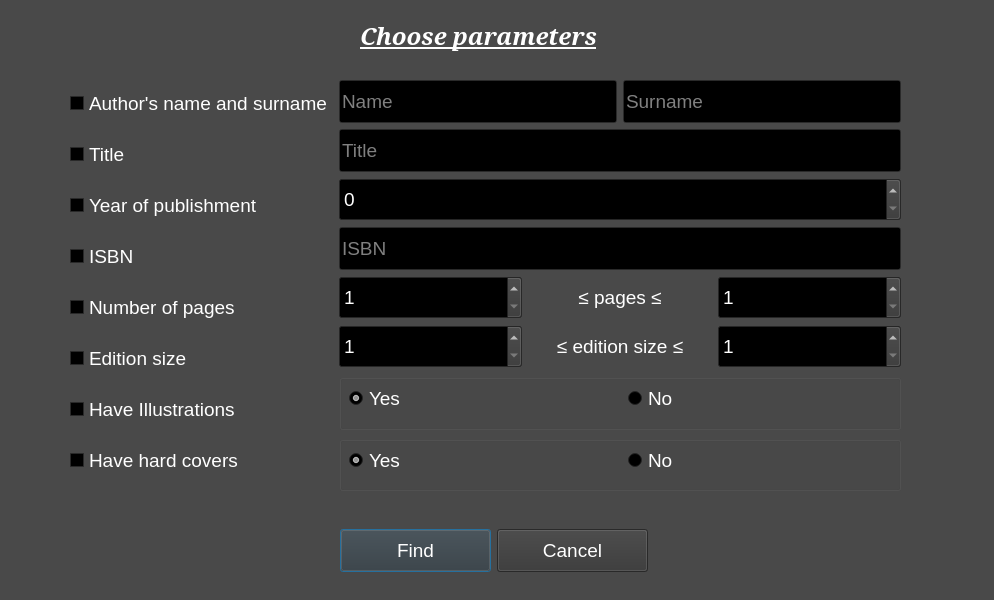
<?xml version="1.0" encoding="UTF-8"?>
<ui version="4.0">
 <class>FindBooksDialog</class>
 <widget class="QDialog" name="FindBooksDialog">
  <property name="geometry">
   <rect>
    <x>0</x>
    <y>0</y>
    <width>994</width>
    <height>600</height>
   </rect>
  </property>
  <property name="palette">
   <palette>
    <active>
     <colorrole role="WindowText">
      <brush brushstyle="SolidPattern">
       <color alpha="255">
        <red>255</red>
        <green>255</green>
        <blue>255</blue>
       </color>
      </brush>
     </colorrole>
     <colorrole role="Button">
      <brush brushstyle="SolidPattern">
       <color alpha="231">
        <red>54</red>
        <green>54</green>
        <blue>54</blue>
       </color>
      </brush>
     </colorrole>
     <colorrole role="Light">
      <brush brushstyle="SolidPattern">
       <color alpha="231">
        <red>82</red>
        <green>82</green>
        <blue>82</blue>
       </color>
      </brush>
     </colorrole>
     <colorrole role="Midlight">
      <brush brushstyle="SolidPattern">
       <color alpha="231">
        <red>68</red>
        <green>68</green>
        <blue>68</blue>
       </color>
      </brush>
     </colorrole>
     <colorrole role="Dark">
      <brush brushstyle="SolidPattern">
       <color alpha="231">
        <red>27</red>
        <green>27</green>
        <blue>27</blue>
       </color>
      </brush>
     </colorrole>
     <colorrole role="Mid">
      <brush brushstyle="SolidPattern">
       <color alpha="231">
        <red>36</red>
        <green>36</green>
        <blue>36</blue>
       </color>
      </brush>
     </colorrole>
     <colorrole role="Text">
      <brush brushstyle="SolidPattern">
       <color alpha="255">
        <red>255</red>
        <green>255</green>
        <blue>255</blue>
       </color>
      </brush>
     </colorrole>
     <colorrole role="BrightText">
      <brush brushstyle="SolidPattern">
       <color alpha="255">
        <red>255</red>
        <green>255</green>
        <blue>255</blue>
       </color>
      </brush>
     </colorrole>
     <colorrole role="ButtonText">
      <brush brushstyle="SolidPattern">
       <color alpha="255">
        <red>255</red>
        <green>255</green>
        <blue>255</blue>
       </color>
      </brush>
     </colorrole>
     <colorrole role="Base">
      <brush brushstyle="SolidPattern">
       <color alpha="255">
        <red>0</red>
        <green>0</green>
        <blue>0</blue>
       </color>
      </brush>
     </colorrole>
     <colorrole role="Window">
      <brush brushstyle="SolidPattern">
       <color alpha="231">
        <red>54</red>
        <green>54</green>
        <blue>54</blue>
       </color>
      </brush>
     </colorrole>
     <colorrole role="Shadow">
      <brush brushstyle="SolidPattern">
       <color alpha="255">
        <red>0</red>
        <green>0</green>
        <blue>0</blue>
       </color>
      </brush>
     </colorrole>
     <colorrole role="AlternateBase">
      <brush brushstyle="SolidPattern">
       <color alpha="243">
        <red>27</red>
        <green>27</green>
        <blue>27</blue>
       </color>
      </brush>
     </colorrole>
     <colorrole role="ToolTipBase">
      <brush brushstyle="SolidPattern">
       <color alpha="255">
        <red>255</red>
        <green>255</green>
        <blue>220</blue>
       </color>
      </brush>
     </colorrole>
     <colorrole role="ToolTipText">
      <brush brushstyle="SolidPattern">
       <color alpha="255">
        <red>0</red>
        <green>0</green>
        <blue>0</blue>
       </color>
      </brush>
     </colorrole>
     <colorrole role="PlaceholderText">
      <brush brushstyle="SolidPattern">
       <color alpha="128">
        <red>255</red>
        <green>255</green>
        <blue>255</blue>
       </color>
      </brush>
     </colorrole>
    </active>
    <inactive>
     <colorrole role="WindowText">
      <brush brushstyle="SolidPattern">
       <color alpha="255">
        <red>255</red>
        <green>255</green>
        <blue>255</blue>
       </color>
      </brush>
     </colorrole>
     <colorrole role="Button">
      <brush brushstyle="SolidPattern">
       <color alpha="231">
        <red>54</red>
        <green>54</green>
        <blue>54</blue>
       </color>
      </brush>
     </colorrole>
     <colorrole role="Light">
      <brush brushstyle="SolidPattern">
       <color alpha="231">
        <red>82</red>
        <green>82</green>
        <blue>82</blue>
       </color>
      </brush>
     </colorrole>
     <colorrole role="Midlight">
      <brush brushstyle="SolidPattern">
       <color alpha="231">
        <red>68</red>
        <green>68</green>
        <blue>68</blue>
       </color>
      </brush>
     </colorrole>
     <colorrole role="Dark">
      <brush brushstyle="SolidPattern">
       <color alpha="231">
        <red>27</red>
        <green>27</green>
        <blue>27</blue>
       </color>
      </brush>
     </colorrole>
     <colorrole role="Mid">
      <brush brushstyle="SolidPattern">
       <color alpha="231">
        <red>36</red>
        <green>36</green>
        <blue>36</blue>
       </color>
      </brush>
     </colorrole>
     <colorrole role="Text">
      <brush brushstyle="SolidPattern">
       <color alpha="255">
        <red>255</red>
        <green>255</green>
        <blue>255</blue>
       </color>
      </brush>
     </colorrole>
     <colorrole role="BrightText">
      <brush brushstyle="SolidPattern">
       <color alpha="255">
        <red>255</red>
        <green>255</green>
        <blue>255</blue>
       </color>
      </brush>
     </colorrole>
     <colorrole role="ButtonText">
      <brush brushstyle="SolidPattern">
       <color alpha="255">
        <red>255</red>
        <green>255</green>
        <blue>255</blue>
       </color>
      </brush>
     </colorrole>
     <colorrole role="Base">
      <brush brushstyle="SolidPattern">
       <color alpha="255">
        <red>0</red>
        <green>0</green>
        <blue>0</blue>
       </color>
      </brush>
     </colorrole>
     <colorrole role="Window">
      <brush brushstyle="SolidPattern">
       <color alpha="231">
        <red>54</red>
        <green>54</green>
        <blue>54</blue>
       </color>
      </brush>
     </colorrole>
     <colorrole role="Shadow">
      <brush brushstyle="SolidPattern">
       <color alpha="255">
        <red>0</red>
        <green>0</green>
        <blue>0</blue>
       </color>
      </brush>
     </colorrole>
     <colorrole role="AlternateBase">
      <brush brushstyle="SolidPattern">
       <color alpha="243">
        <red>27</red>
        <green>27</green>
        <blue>27</blue>
       </color>
      </brush>
     </colorrole>
     <colorrole role="ToolTipBase">
      <brush brushstyle="SolidPattern">
       <color alpha="255">
        <red>255</red>
        <green>255</green>
        <blue>220</blue>
       </color>
      </brush>
     </colorrole>
     <colorrole role="ToolTipText">
      <brush brushstyle="SolidPattern">
       <color alpha="255">
        <red>0</red>
        <green>0</green>
        <blue>0</blue>
       </color>
      </brush>
     </colorrole>
     <colorrole role="PlaceholderText">
      <brush brushstyle="SolidPattern">
       <color alpha="128">
        <red>255</red>
        <green>255</green>
        <blue>255</blue>
       </color>
      </brush>
     </colorrole>
    </inactive>
    <disabled>
     <colorrole role="WindowText">
      <brush brushstyle="SolidPattern">
       <color alpha="231">
        <red>27</red>
        <green>27</green>
        <blue>27</blue>
       </color>
      </brush>
     </colorrole>
     <colorrole role="Button">
      <brush brushstyle="SolidPattern">
       <color alpha="231">
        <red>54</red>
        <green>54</green>
        <blue>54</blue>
       </color>
      </brush>
     </colorrole>
     <colorrole role="Light">
      <brush brushstyle="SolidPattern">
       <color alpha="231">
        <red>82</red>
        <green>82</green>
        <blue>82</blue>
       </color>
      </brush>
     </colorrole>
     <colorrole role="Midlight">
      <brush brushstyle="SolidPattern">
       <color alpha="231">
        <red>68</red>
        <green>68</green>
        <blue>68</blue>
       </color>
      </brush>
     </colorrole>
     <colorrole role="Dark">
      <brush brushstyle="SolidPattern">
       <color alpha="231">
        <red>27</red>
        <green>27</green>
        <blue>27</blue>
       </color>
      </brush>
     </colorrole>
     <colorrole role="Mid">
      <brush brushstyle="SolidPattern">
       <color alpha="231">
        <red>36</red>
        <green>36</green>
        <blue>36</blue>
       </color>
      </brush>
     </colorrole>
     <colorrole role="Text">
      <brush brushstyle="SolidPattern">
       <color alpha="231">
        <red>27</red>
        <green>27</green>
        <blue>27</blue>
       </color>
      </brush>
     </colorrole>
     <colorrole role="BrightText">
      <brush brushstyle="SolidPattern">
       <color alpha="255">
        <red>255</red>
        <green>255</green>
        <blue>255</blue>
       </color>
      </brush>
     </colorrole>
     <colorrole role="ButtonText">
      <brush brushstyle="SolidPattern">
       <color alpha="231">
        <red>27</red>
        <green>27</green>
        <blue>27</blue>
       </color>
      </brush>
     </colorrole>
     <colorrole role="Base">
      <brush brushstyle="SolidPattern">
       <color alpha="231">
        <red>54</red>
        <green>54</green>
        <blue>54</blue>
       </color>
      </brush>
     </colorrole>
     <colorrole role="Window">
      <brush brushstyle="SolidPattern">
       <color alpha="231">
        <red>54</red>
        <green>54</green>
        <blue>54</blue>
       </color>
      </brush>
     </colorrole>
     <colorrole role="Shadow">
      <brush brushstyle="SolidPattern">
       <color alpha="255">
        <red>0</red>
        <green>0</green>
        <blue>0</blue>
       </color>
      </brush>
     </colorrole>
     <colorrole role="AlternateBase">
      <brush brushstyle="SolidPattern">
       <color alpha="231">
        <red>54</red>
        <green>54</green>
        <blue>54</blue>
       </color>
      </brush>
     </colorrole>
     <colorrole role="ToolTipBase">
      <brush brushstyle="SolidPattern">
       <color alpha="255">
        <red>255</red>
        <green>255</green>
        <blue>220</blue>
       </color>
      </brush>
     </colorrole>
     <colorrole role="ToolTipText">
      <brush brushstyle="SolidPattern">
       <color alpha="255">
        <red>0</red>
        <green>0</green>
        <blue>0</blue>
       </color>
      </brush>
     </colorrole>
     <colorrole role="PlaceholderText">
      <brush brushstyle="SolidPattern">
       <color alpha="128">
        <red>255</red>
        <green>255</green>
        <blue>255</blue>
       </color>
      </brush>
     </colorrole>
    </disabled>
   </palette>
  </property>
  <property name="windowTitle">
   <string>Dialog</string>
  </property>
  <property name="whatsThis">
   <string/>
  </property>
  <widget class="QLabel" name="pageTitle_label">
   <property name="geometry">
    <rect>
     <x>360</x>
     <y>20</y>
     <width>271</width>
     <height>31</height>
    </rect>
   </property>
   <property name="font">
    <font>
     <family>Serif</family>
     <pointsize>18</pointsize>
     <weight>75</weight>
     <italic>true</italic>
     <bold>true</bold>
     <underline>true</underline>
    </font>
   </property>
   <property name="text">
    <string>Choose parameters</string>
   </property>
  </widget>
  <widget class="QWidget" name="layoutWidget">
   <property name="geometry">
    <rect>
     <x>70</x>
     <y>80</y>
     <width>831</width>
     <height>411</height>
    </rect>
   </property>
   <layout class="QHBoxLayout" name="horizontalLayout_6">
    <item>
     <layout class="QVBoxLayout" name="verticalLayout">
      <item>
       <widget class="QCheckBox" name="author_checkBox">
        <property name="sizePolicy">
         <sizepolicy hsizetype="Minimum" vsizetype="Fixed">
          <horstretch>0</horstretch>
          <verstretch>0</verstretch>
         </sizepolicy>
        </property>
        <property name="minimumSize">
         <size>
          <width>0</width>
          <height>43</height>
         </size>
        </property>
        <property name="font">
         <font>
          <pointsize>14</pointsize>
         </font>
        </property>
        <property name="text">
         <string>Author's name and surname</string>
        </property>
       </widget>
      </item>
      <item>
       <widget class="QCheckBox" name="title_checkBox">
        <property name="minimumSize">
         <size>
          <width>0</width>
          <height>43</height>
         </size>
        </property>
        <property name="font">
         <font>
          <pointsize>14</pointsize>
         </font>
        </property>
        <property name="text">
         <string>Title</string>
        </property>
       </widget>
      </item>
      <item>
       <widget class="QCheckBox" name="year_checkBox">
        <property name="minimumSize">
         <size>
          <width>0</width>
          <height>43</height>
         </size>
        </property>
        <property name="font">
         <font>
          <pointsize>14</pointsize>
         </font>
        </property>
        <property name="text">
         <string>Year of publishment</string>
        </property>
       </widget>
      </item>
      <item>
       <widget class="QCheckBox" name="isbn_checkBox">
        <property name="minimumSize">
         <size>
          <width>0</width>
          <height>43</height>
         </size>
        </property>
        <property name="font">
         <font>
          <pointsize>14</pointsize>
         </font>
        </property>
        <property name="text">
         <string>ISBN</string>
        </property>
       </widget>
      </item>
      <item>
       <widget class="QCheckBox" name="pages_checkBox">
        <property name="minimumSize">
         <size>
          <width>0</width>
          <height>43</height>
         </size>
        </property>
        <property name="font">
         <font>
          <pointsize>14</pointsize>
         </font>
        </property>
        <property name="text">
         <string>Number of pages</string>
        </property>
       </widget>
      </item>
      <item>
       <widget class="QCheckBox" name="edition_size_checkBox">
        <property name="minimumSize">
         <size>
          <width>0</width>
          <height>43</height>
         </size>
        </property>
        <property name="font">
         <font>
          <pointsize>14</pointsize>
         </font>
        </property>
        <property name="text">
         <string>Edition size</string>
        </property>
       </widget>
      </item>
      <item>
       <widget class="QCheckBox" name="illustrations_checkBox">
        <property name="minimumSize">
         <size>
          <width>0</width>
          <height>43</height>
         </size>
        </property>
        <property name="font">
         <font>
          <pointsize>14</pointsize>
         </font>
        </property>
        <property name="text">
         <string>Have Illustrations</string>
        </property>
       </widget>
      </item>
      <item>
       <widget class="QCheckBox" name="hard_covers_checkBox">
        <property name="minimumSize">
         <size>
          <width>0</width>
          <height>43</height>
         </size>
        </property>
        <property name="font">
         <font>
          <pointsize>14</pointsize>
         </font>
        </property>
        <property name="text">
         <string>Have hard covers</string>
        </property>
       </widget>
      </item>
     </layout>
    </item>
    <item>
     <layout class="QVBoxLayout" name="verticalLayout_2">
      <item>
       <layout class="QHBoxLayout" name="horizontalLayout">
        <item>
         <widget class="QLineEdit" name="author_name_lineEdit">
          <property name="minimumSize">
           <size>
            <width>0</width>
            <height>43</height>
           </size>
          </property>
          <property name="font">
           <font>
            <pointsize>14</pointsize>
           </font>
          </property>
          <property name="placeholderText">
           <string>Name</string>
          </property>
         </widget>
        </item>
        <item>
         <widget class="QLineEdit" name="author_surname_lineEdit">
          <property name="minimumSize">
           <size>
            <width>0</width>
            <height>43</height>
           </size>
          </property>
          <property name="font">
           <font>
            <pointsize>14</pointsize>
           </font>
          </property>
          <property name="placeholderText">
           <string>Surname</string>
          </property>
         </widget>
        </item>
       </layout>
      </item>
      <item>
       <widget class="QLineEdit" name="title_lineEdit">
        <property name="minimumSize">
         <size>
          <width>0</width>
          <height>43</height>
         </size>
        </property>
        <property name="font">
         <font>
          <pointsize>14</pointsize>
         </font>
        </property>
        <property name="placeholderText">
         <string>Title</string>
        </property>
       </widget>
      </item>
      <item>
       <widget class="QSpinBox" name="year_spinBox">
        <property name="minimumSize">
         <size>
          <width>0</width>
          <height>43</height>
         </size>
        </property>
        <property name="font">
         <font>
          <pointsize>14</pointsize>
         </font>
        </property>
        <property name="toolTip">
         <string>Year of publishment</string>
        </property>
        <property name="maximum">
         <number>2020</number>
        </property>
       </widget>
      </item>
      <item>
       <widget class="QLineEdit" name="isbn_lineEdit">
        <property name="minimumSize">
         <size>
          <width>0</width>
          <height>43</height>
         </size>
        </property>
        <property name="font">
         <font>
          <pointsize>14</pointsize>
         </font>
        </property>
        <property name="inputMethodHints">
         <set>Qt::ImhNone</set>
        </property>
        <property name="placeholderText">
         <string>ISBN</string>
        </property>
       </widget>
      </item>
      <item>
       <layout class="QHBoxLayout" name="horizontalLayout_2">
        <item>
         <widget class="QSpinBox" name="min_pages_spinBox">
          <property name="minimumSize">
           <size>
            <width>0</width>
            <height>43</height>
           </size>
          </property>
          <property name="font">
           <font>
            <pointsize>14</pointsize>
           </font>
          </property>
          <property name="minimum">
           <number>1</number>
          </property>
          <property name="maximum">
           <number>999999</number>
          </property>
         </widget>
        </item>
        <item>
         <widget class="QLabel" name="pages_label">
          <property name="font">
           <font>
            <pointsize>14</pointsize>
           </font>
          </property>
          <property name="text">
           <string>≤ pages ≤</string>
          </property>
          <property name="alignment">
           <set>Qt::AlignCenter</set>
          </property>
         </widget>
        </item>
        <item>
         <widget class="QSpinBox" name="max_pages_spinBox">
          <property name="minimumSize">
           <size>
            <width>0</width>
            <height>43</height>
           </size>
          </property>
          <property name="font">
           <font>
            <pointsize>14</pointsize>
           </font>
          </property>
          <property name="minimum">
           <number>1</number>
          </property>
          <property name="maximum">
           <number>999999</number>
          </property>
         </widget>
        </item>
       </layout>
      </item>
      <item>
       <layout class="QHBoxLayout" name="horizontalLayout_3">
        <item>
         <widget class="QSpinBox" name="min_edition_size_spinBox">
          <property name="minimumSize">
           <size>
            <width>0</width>
            <height>43</height>
           </size>
          </property>
          <property name="font">
           <font>
            <pointsize>14</pointsize>
           </font>
          </property>
          <property name="minimum">
           <number>1</number>
          </property>
          <property name="maximum">
           <number>999999</number>
          </property>
         </widget>
        </item>
        <item>
         <widget class="QLabel" name="edSize_label">
          <property name="font">
           <font>
            <pointsize>14</pointsize>
           </font>
          </property>
          <property name="text">
           <string>≤ edition size ≤</string>
          </property>
          <property name="alignment">
           <set>Qt::AlignCenter</set>
          </property>
         </widget>
        </item>
        <item>
         <widget class="QSpinBox" name="max_edition_size_spinBox">
          <property name="minimumSize">
           <size>
            <width>0</width>
            <height>43</height>
           </size>
          </property>
          <property name="font">
           <font>
            <pointsize>14</pointsize>
           </font>
          </property>
          <property name="minimum">
           <number>1</number>
          </property>
          <property name="maximum">
           <number>999999</number>
          </property>
         </widget>
        </item>
       </layout>
      </item>
      <item>
       <layout class="QHBoxLayout" name="horizontalLayout_4">
        <item>
         <widget class="QGroupBox" name="groupBox">
          <property name="title">
           <string/>
          </property>
          <property name="flat">
           <bool>true</bool>
          </property>
          <widget class="QRadioButton" name="no_illustrations_radioButton">
           <property name="geometry">
            <rect>
             <x>289</x>
             <y>10</y>
             <width>272</width>
             <height>28</height>
            </rect>
           </property>
           <property name="font">
            <font>
             <pointsize>14</pointsize>
            </font>
           </property>
           <property name="text">
            <string>No</string>
           </property>
          </widget>
          <widget class="QRadioButton" name="yes_illustrations_radioButton">
           <property name="geometry">
            <rect>
             <x>10</x>
             <y>10</y>
             <width>273</width>
             <height>28</height>
            </rect>
           </property>
           <property name="font">
            <font>
             <pointsize>14</pointsize>
            </font>
           </property>
           <property name="text">
            <string>Yes</string>
           </property>
           <property name="checked">
            <bool>true</bool>
           </property>
          </widget>
         </widget>
        </item>
       </layout>
      </item>
      <item>
       <layout class="QHBoxLayout" name="horizontalLayout_5">
        <item>
         <widget class="QGroupBox" name="groupBox_2">
          <property name="title">
           <string/>
          </property>
          <property name="flat">
           <bool>true</bool>
          </property>
          <widget class="QRadioButton" name="no_hard_covers_radioButton">
           <property name="geometry">
            <rect>
             <x>289</x>
             <y>10</y>
             <width>272</width>
             <height>28</height>
            </rect>
           </property>
           <property name="font">
            <font>
             <pointsize>14</pointsize>
            </font>
           </property>
           <property name="text">
            <string>No</string>
           </property>
          </widget>
          <widget class="QRadioButton" name="yes_hard_covers_radioButton">
           <property name="geometry">
            <rect>
             <x>10</x>
             <y>10</y>
             <width>273</width>
             <height>28</height>
            </rect>
           </property>
           <property name="font">
            <font>
             <pointsize>14</pointsize>
            </font>
           </property>
           <property name="text">
            <string>Yes</string>
           </property>
           <property name="checked">
            <bool>true</bool>
           </property>
          </widget>
         </widget>
        </item>
       </layout>
      </item>
     </layout>
    </item>
   </layout>
  </widget>
  <widget class="QWidget" name="layoutWidget">
   <property name="geometry">
    <rect>
     <x>340</x>
     <y>520</y>
     <width>308</width>
     <height>61</height>
    </rect>
   </property>
   <layout class="QHBoxLayout" name="horizontalLayout_7">
    <item>
     <widget class="QPushButton" name="find_pushButton">
      <property name="minimumSize">
       <size>
        <width>150</width>
        <height>43</height>
       </size>
      </property>
      <property name="font">
       <font>
        <pointsize>14</pointsize>
       </font>
      </property>
      <property name="toolTip">
       <string>Find books with specified parameters</string>
      </property>
      <property name="whatsThis">
       <string/>
      </property>
      <property name="inputMethodHints">
       <set>Qt::ImhNone</set>
      </property>
      <property name="text">
       <string>Find</string>
      </property>
     </widget>
    </item>
    <item>
     <widget class="QPushButton" name="cancel_pushButton">
      <property name="minimumSize">
       <size>
        <width>150</width>
        <height>43</height>
       </size>
      </property>
      <property name="font">
       <font>
        <pointsize>14</pointsize>
       </font>
      </property>
      <property name="text">
       <string>Cancel</string>
      </property>
     </widget>
    </item>
   </layout>
  </widget>
 </widget>
 <resources/>
 <connections/>
</ui>
